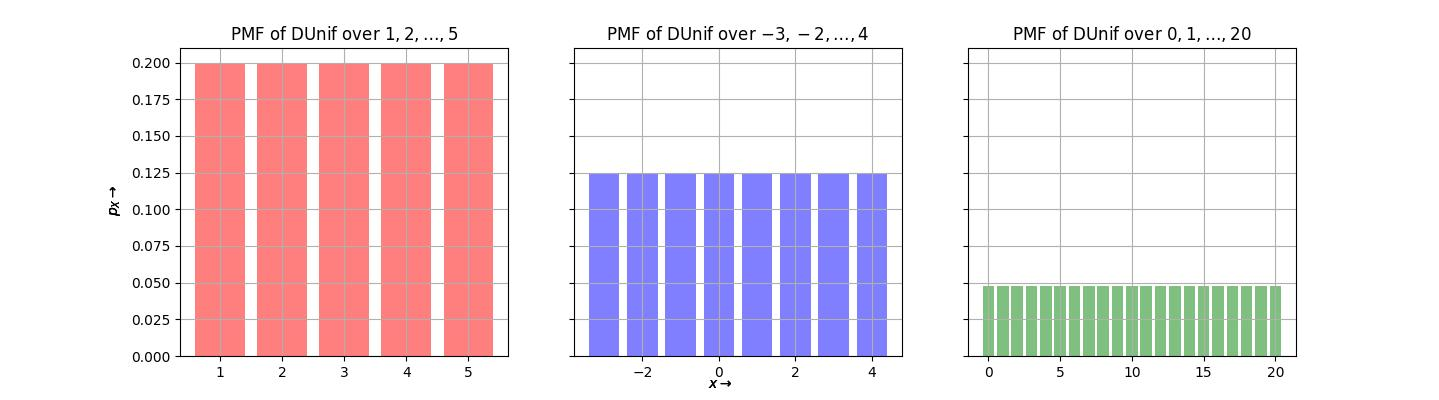

This chart was generated by the following Python code:
import matplotlib.pyplot as plt
import numpy as np
from scipy.stats import randint
low = [1,-3,0]
high = [6,5,21]

cols = ['r', 'b', 'g']
fig, ax = plt.subplots(1,len(low),figsize=(4.8*len(low),4), sharey=True)

for i in range(len(low)):
    rv = randint(low[i], high[i])
    x = np.arange(low[i], high[i])
    ax[i].bar(x, rv.pmf(x), alpha=0.5, color=cols[i])
    ax[i].set_title('PMF of DUnif over ${},{},\ldots, {}$'.format(x.min(),x.min()+1, x.max()))
    ax[i].grid()

    fig.text(0.5, 0.04, r'$x\rightarrow$', ha='center', va='center')
    fig.text(0.08, 0.5, r'$p_X\rightarrow$', ha='center', va='center', rotation='vertical')

plt.savefig("Python projects/visualization of probability distributions/Discret_Unif_distribution.jpg")
plt.show()